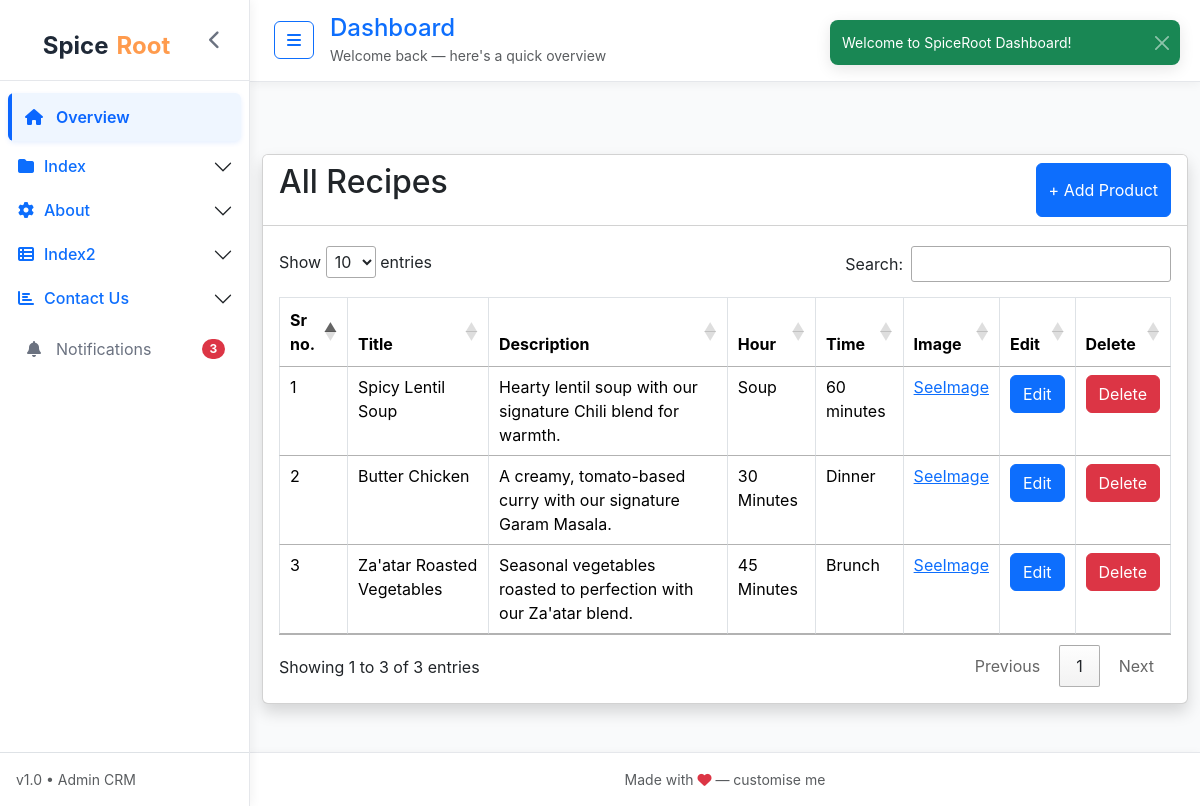
The app's page /recipes/ with its own data.
### app/models.py (models this page shows, shortened)
class Receipe(models.Model):
    title = models.CharField(max_length=200)
    description = models.TextField()
    hour = models.CharField(max_length=50)
    time = models.CharField(max_length=50)
    image = models.ImageField(upload_to="recipes/", blank=True, null=True)

### app/views.py (the view)
# urls.py: path('recipes/', views.receipe, name='receipe'),
def receipe(request):
    if request.method == 'POST':
        form = ReceipeForm(request.POST, request.FILES)
        if form.is_valid():
            form.save()
            return redirect('receipe')
    else:
        form = ReceipeForm()
    recipes = Receipe.objects.all()
    return render(request, 'receipe.html', {"form": form, "recipes": recipes})

### app/forms.py
class ReceipeForm(forms.ModelForm):
    class Meta:
        model = Receipe
        fields = ['title', 'description', 'image', 'hour', 'time']
        widgets = {
            'title': forms.TextInput(attrs={'class': 'form-control', 'placeholder': 'Enter recipe title'}),
            'description': forms.Textarea(attrs={'class': 'form-control', 'rows': 3, 'placeholder': 'Enter description'}),
            'hour': forms.NumberInput(attrs={'class': 'form-control', 'placeholder': 'Enter hours'}),
            'time': forms.NumberInput(attrs={'class': 'form-control', 'placeholder': 'Enter minutes'}),
            'image': forms.ClearableFileInput(attrs={'class': 'form-control'}),
        }

### app/templates/receipe.html (shortened to what this page needs)
{% extends "offline_base.html" %}
{% load static %}
{% block content %}
  <div class="container-fluid py-5 mt-4" >
<div class="card shadow">
    <div class="card-header d-flex justify-content-between "><h2 class="mb-3">All Recipes</h2>
      <button class="btn btn-primary" data-bs-toggle="modal" data-bs-target="#addProductModal">
    + Add Product
  </button></div>
 <div class="card-body mt-1">
  <div class="table-responsive">
    <table class="table table-bordered" id="table">
        <thead>
            <tr>
                <th>Sr no.</th>
                <th>Title</th>
                <th>Description</th>
                <th>Hour</th>
                <th>Time</th>
                <th>Image</th>
                <th>Edit</th>
                <th>Delete</th>
            </tr>
        </thead>
        <tbody>
            {% for r in recipes %}
            <tr>
                <td>{{ forloop.counter }}</td>
                <td>{{ r.title }}</td>
                <td>{{ r.description }}</td>
                <td>{{ r.hour }}</td>
                <td>{{ r.time }}</td>
                <td>{% if r.image %}<a href="{{ r.image.url }}" target="_blank">SeeImage</a>{% else %}No image{% endif %}</td>
                <td><button class="btn btn-primary" data-bs-toggle="modal" data-bs-target="#editProductModal{{ r.id }}">Edit</button></td>
                <td><button class="btn btn-danger" data-bs-toggle="modal" data-bs-target="#deleteModal{{ r.id }}">Delete</button></td>
            </tr>
            {% endfor %}
        </tbody>
    </table>
  </div>
    </table></div>
</div>
</div>
{% endblock %}

### app/templates/offline_base.html (style rules this page uses)
:root { --bg: #f9fafb; --panel: #ffffff; --primary-blue: #0b66ff; --muted: #6b7280; --transition-speed: 0.3s; }
body { background: var(--bg); font-family: Inter, system-ui, -apple-system, 'Segoe UI', Roboto, 'Helvetica Neue', Arial; }
.card { background:white; }
.card-header { background: white; }

### records on screen
Receipe: title "Spicy Lentil Soup", description "Hearty lentil soup with our signature Chili blend for warmth.", hour "Soup", time "60 minutes"
Receipe: title "Butter Chicken", description "A creamy, tomato-based curry with our signature Garam Masala.", hour "30 Minutes", time "Dinner"
Receipe: title "Za'atar Roasted Vegetables", description "Seasonal vegetables roasted to perfection with our Za'atar blend.", hour "45 Minutes", time "Brunch"
